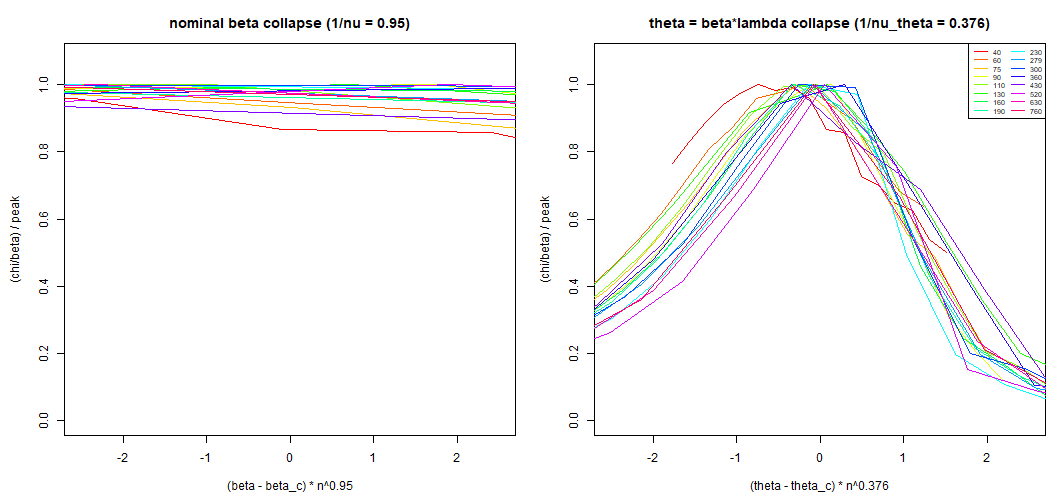

This chart was generated by the following R code:
#!/usr/bin/env Rscript
# probe27_collapse.R — data collapse 折叠图（θ 坐标 vs 名义 β 坐标的对照）
#
# 目的：FSS 的「钱镜头」——如果 θ=β·λ_max 是正确坐标，16 个尺寸的 χ 剖面
#       应在标度变量 (θ-θ_c)·n^(1/ν_θ) 下折叠成一条主曲线；名义 β 坐标
#       （用 1/ν=0.95）则应折得较散。这是「λ 归一是正确坐标」的视觉验证。
#
# 输入：py27bc_fss_output.csv + r27bc_lmax_by_rep.csv
# 输出：probe27_collapse.png（左：名义折叠；右：θ 折叠）
# 用法：Rscript probe27_collapse.R

d <- read.csv("py27bc_fss_output.csv")
lmx <- read.csv("r27bc_lmax_by_rep.csv")

# per (size, rep, beta) 的 mean chi（分析主口径）
agg <- aggregate(chi ~ size + rep + beta, data = d, FUN = mean)
agg <- merge(agg, lmx[, c("size", "rep", "lmax")], by = c("size", "rep"))
sizes <- sort(unique(agg$size))

peak5 <- function(xs, ys) {
  i <- which.max(ys)
  lo <- max(1, i - 2); hi <- min(length(xs), i + 2)
  if (hi - lo >= 2) {
    fitq <- lm(ys[lo:hi] ~ xs[lo:hi] + I(xs[lo:hi]^2))
    cf <- coef(fitq)
    if (is.finite(cf[3]) && cf[3] < 0) {
      xv <- -cf[2] / (2 * cf[3])
      if (xv >= xs[lo] && xv <= xs[hi]) return(unname(xv))
    }
  }
  unname(xs[i])
}

# per (size,rep) 峰位与 θ_c
info <- list()
for (n in sizes) {
  for (r in sort(unique(agg$rep[agg$size == n]))) {
    sub <- agg[agg$size == n & agg$rep == r, ]
    sub <- sub[order(sub$beta), ]
    bp <- peak5(sub$beta, sub$chi)
    info[[length(info) + 1]] <- data.frame(size = n, rep = r, beta_c = bp,
                                           theta_c = bp * sub$lmax[1])
  }
}
I <- do.call(rbind, info)
Im <- aggregate(cbind(beta_c, theta_c) ~ size, data = I, FUN = mean)

# per-size 剖面（跨 rep mean）+ 每 size 的 mean λ
AGG <- aggregate(chi ~ size + beta, data = d, FUN = mean)
lam_mean <- aggregate(lmax ~ size, data = lmx, FUN = mean)
A <- merge(AGG, lam_mean, by = "size")
A <- merge(A, Im, by = "size")
A$theta <- A$beta * A$lmax
A$cb <- A$chi / A$beta
A$cb_pk <- ave(A$cb, A$size, FUN = max)
A$yn <- A$cb / A$cb_pk
A$xn <- (A$beta - A$beta_c) * A$size^0.95     # 名义标度变量（1/nu=0.95）
A$xt <- (A$theta - A$theta_c) * A$size^0.376  # θ 标度变量（1/nu_theta=0.376）

png("probe27_collapse.png", width = 1060, height = 500)
par(mfrow = c(1, 2), mar = c(4.5, 4.5, 3, 1))
cols <- rainbow(length(sizes))

plot(NA, xlim = c(-2.5, 2.5), ylim = c(0, 1.08),
     xlab = "(beta - beta_c) * n^0.95", ylab = "(chi/beta) / peak",
     main = "nominal beta collapse (1/nu = 0.95)")
for (j in seq_along(sizes)) {
  s <- sizes[j]
  sub <- A[A$size == s, ]
  sub <- sub[order(sub$xn), ]
  lines(sub$xn, sub$yn, col = cols[j], lwd = 1.6)
}

plot(NA, xlim = c(-2.5, 2.5), ylim = c(0, 1.08),
     xlab = "(theta - theta_c) * n^0.376", ylab = "(chi/beta) / peak",
     main = "theta = beta*lambda collapse (1/nu_theta = 0.376)")
for (j in seq_along(sizes)) {
  s <- sizes[j]
  sub <- A[A$size == s, ]
  sub <- sub[order(sub$xt), ]
  lines(sub$xt, sub$yn, col = cols[j], lwd = 1.6)
}
legend("topright", legend = sizes, col = cols, lwd = 1.6, cex = 0.58, ncol = 2)
dev.off()
cat("figure: probe27_collapse.png\n")
cat("(16 curves per panel, one per size; colors shared across panels)\n\n")

# ---- collapse-quality scan: s minimizing spread of collapsed curves ----
# 第二个独立的 1/nu 估计器（用全部剖面而非单点峰位——对"小端敏感"的天然对策）
collapse_score <- function(s, coord = "theta") {
  sel <- abs(A$beta - A$beta_c) <= 0.56
  if (coord == "theta") {
    xt <- (A$theta[sel] - A$theta_c[sel]) * A$size[sel]^s
  } else {
    xt <- (A$beta[sel] - A$beta_c[sel]) * A$size[sel]^s
  }
  yn <- A$yn[sel]
  bins <- cut(xt, breaks = 40)
  ss <- 0; cnt <- 0
  for (b in levels(bins)) {
    v <- yn[bins == b]
    if (length(v) >= 3) { ss <- ss + var(v); cnt <- cnt + 1 }
  }
  if (cnt > 0) ss / cnt else NA
}
s_grid <- seq(0.10, 1.20, by = 0.01)
scores_t <- sapply(s_grid, collapse_score, coord = "theta")
scores_b <- sapply(s_grid, collapse_score, coord = "beta")
st <- s_grid[which.min(scores_t)]
sb <- s_grid[which.min(scores_b)]
cat(sprintf("collapse scan (theta): best 1/nu_theta = %.3f  (score %.4f)\n",
            st, min(scores_t, na.rm = TRUE)))
cat(sprintf("collapse scan (nominal): best 1/nu = %.3f  (score %.4f)\n",
            sb, min(scores_b, na.rm = TRUE)))
cat(sprintf("  [peak-drift fits gave: theta 0.376 / nominal 0.950 -- two independent estimators]\n"))
